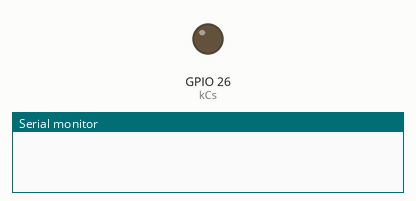
This program was run on a simulated ESP32. Shown: output pins drawn as LEDs (lit = HIGH), the last lines printed to the serial monitor.

Above: at 0.0 s.
At 0.6 s:
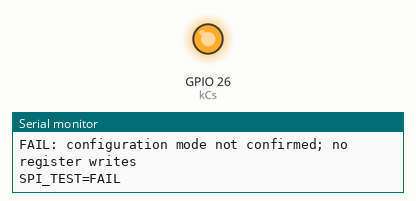
Timing chart, 0 to 2.1 s (numbered marks = the images above):
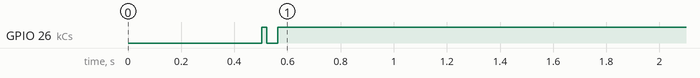

The program:

main.cpp
```cpp
#include <Arduino.h>
#include <SPI.h>

// Bench only: H/L must remain physically disconnected from every CAN bus.
// No normal/loopback mode, RTS command or TX buffer access is implemented.
namespace {
constexpr int kSck = 18, kMiso = 19, kMosi = 23, kCs = 26;
constexpr uint8_t kCanstat = 0x0E, kCanctrl = 0x0F, kCnf1 = 0x2A;
const SPISettings settings(100000, MSBFIRST, SPI_MODE0);
bool passed = false;
uint32_t lastReport = 0;

void select() {
  SPI.beginTransaction(settings);
  digitalWrite(kCs, LOW);
}
void release() {
  digitalWrite(kCs, HIGH);
  SPI.endTransaction();
}
uint8_t readRegister(uint8_t address) {
  select();
  SPI.transfer(0x03);
  SPI.transfer(address);
  const uint8_t value = SPI.transfer(0);
  release();
  return value;
}
void writeRegister(uint8_t address, uint8_t value) {
  select();
  SPI.transfer(0x02);
  SPI.transfer(address);
  SPI.transfer(value);
  release();
}
bool configurationMode() {
  return (readRegister(kCanstat) & 0xE0) == 0x80 &&
         (readRegister(kCanctrl) & 0xE0) == 0x80;
}
bool runTest() {
  select();
  SPI.transfer(0xC0);  // SPI reset returns the controller to configuration mode.
  release();
  delay(20);
  Serial.printf("CANSTAT=0x%02X CANCTRL=0x%02X\n",
                readRegister(kCanstat), readRegister(kCanctrl));
  if (!configurationMode()) {
    Serial.println("FAIL: configuration mode not confirmed; no register writes");
    return false;
  }
  const uint8_t original = readRegister(kCnf1);
  bool ok = true;
  for (uint8_t pattern : {uint8_t(0x55), uint8_t(0xAA), uint8_t(0x00)}) {
    if (!configurationMode()) { ok = false; break; }
    writeRegister(kCnf1, pattern);
    const uint8_t actual = readRegister(kCnf1);
    Serial.printf("CNF1 wrote=0x%02X read=0x%02X\n", pattern, actual);
    if (actual != pattern) { ok = false; break; }
  }
  if (!configurationMode()) {
    Serial.println("FAIL: configuration mode lost");
    return false;
  }
  writeRegister(kCnf1, original);
  return ok && readRegister(kCnf1) == original && configurationMode();
}
}

void setup() {
  Serial.begin(115200);
  delay(500);
  Serial.println("\nc3_mcp2515_spi_test version=0.1.0");
  Serial.println("BENCH ONLY: CAN H/L disconnected; SPI=100kHz mode0; power=3.3V");
  // Drive CS inactive before starting the SPI peripheral.
  digitalWrite(kCs, HIGH);
  pinMode(kCs, OUTPUT);
  SPI.begin(kSck, kMiso, kMosi, kCs);
  passed = runTest();
  Serial.println(passed ? "SPI_TEST=PASS (CAN not tested)" : "SPI_TEST=FAIL");
  lastReport = millis();
}

void loop() {
  const uint32_t now = millis();
  if (static_cast<uint32_t>(now - lastReport) >= 5000) {
    lastReport = now;
    Serial.printf("status SPI_TEST=%s uptime_ms=%lu\n",
                  passed ? "PASS" : "FAIL", static_cast<unsigned long>(now));
  }
  delay(10);  // No automatic retries or changes to the controller after the test.
}
```

Measured:
- by itself, GPIO 26 (kCs): HIGH → LOW at 0.52 s, → HIGH 0.04 s later
